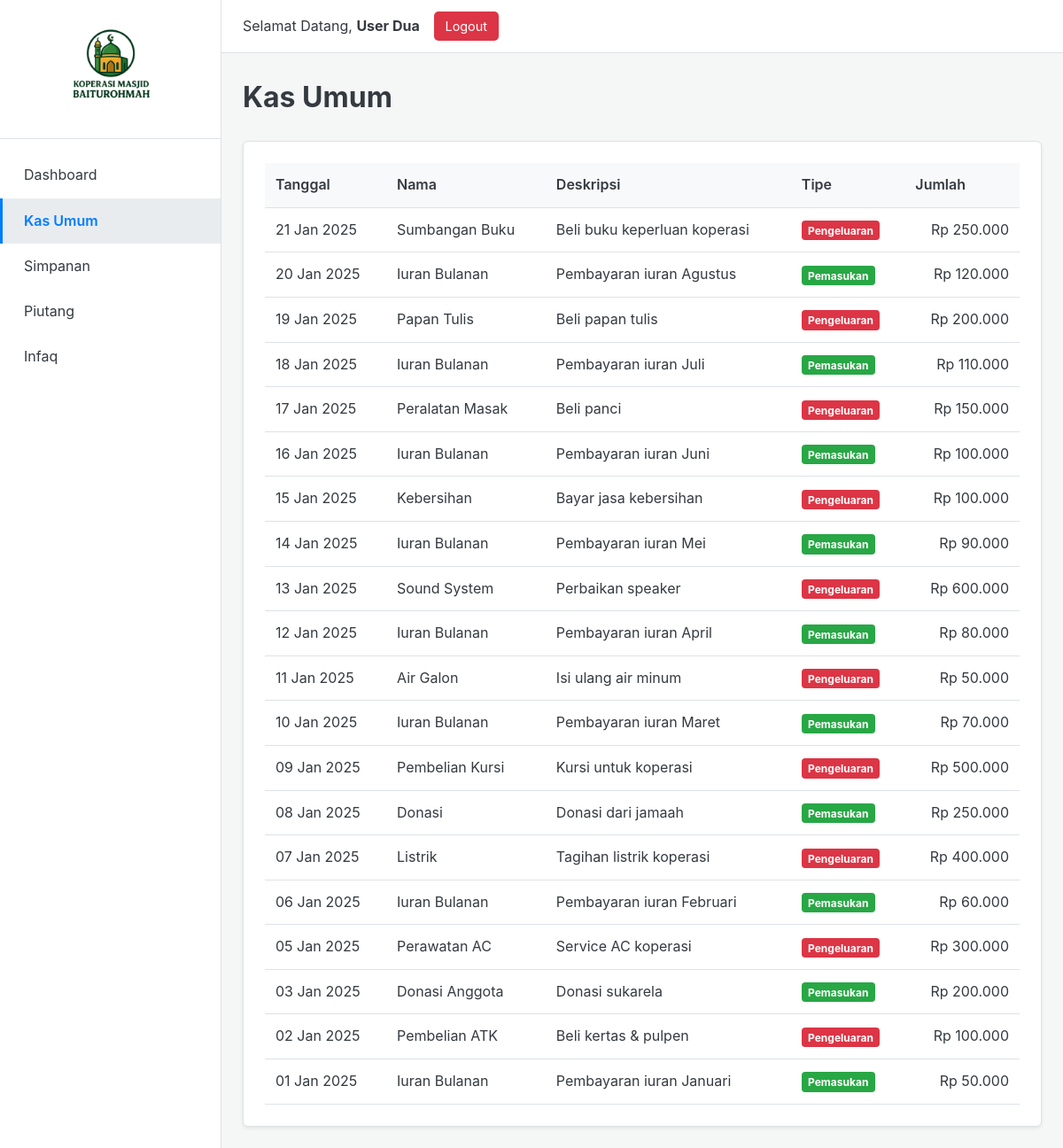
/index.php?page=transactions&error=unauthorized (signed in), run on the app's committed database.
### tables this page shows
CREATE TABLE transactions (
    id INT(11) PRIMARY KEY AUTO_INCREMENT,
    transaction_date DATE NOT NULL,
    name VARCHAR(100) NULL,
    description TEXT NOT NULL,
    type ENUM('pemasukan', 'pengeluaran') NOT NULL,
    amount DECIMAL(15, 2) NOT NULL,
    created_by_user_id INT(11) NULL,
    created_at TIMESTAMP DEFAULT CURRENT_TIMESTAMP,
    FOREIGN KEY (created_by_user_id) REFERENCES users(id) ON DELETE SET NULL
);

### models/Transaction.php (called while the page is built, shortened)
<?php
class Transaction {
    private $conn;
    private $table_name = "transactions";
    public function __construct($db) {
        $this->conn = $db;
    }
    public function read() {
        $query = "SELECT id, transaction_date, name, description, type, amount FROM " . $this->table_name . " ORDER BY transaction_date DESC, id DESC";
        $stmt = $this->conn->prepare($query);
        $stmt->execute();
        return $stmt;
    }
}

### pages/transactions.php (the view, shortened to what this page needs)
<?php
$transaction = new Transaction($db);
$stmt = $transaction->read();
$transactions = $stmt->fetchAll(PDO::FETCH_ASSOC);
?>
<div class="page-header">
    <h1>Kas Umum</h1>
</div>
<div class="card">
    <div class="card-body">
        <div class="table-responsive">
            <table>
                <thead>
                    <tr>
                        <th>Tanggal</th>
                        <th>Nama</th>
                        <th>Deskripsi</th>
                        <th>Tipe</th>
                        <th>Jumlah</th>
                    </tr>
                </thead>
                <tbody>
                    <?php if (empty($transactions)): ?>
                        <tr>
                            <td colspan="<?php echo isAdmin() ? '6' : '5'; ?>" style="text-align: center;">Tidak ada data.</td>
                        </tr>
                    <?php else: ?>
                        <?php foreach ($transactions as $row): ?>
                        <tr>
                            <td><?php echo date("d M Y", strtotime(htmlspecialchars($row['transaction_date']))); ?></td>
                            <td><?php echo htmlspecialchars($row['name']); ?></td>
                            <td><?php echo htmlspecialchars($row['description']); ?></td>
                            <td>
                                <span class="badge <?php echo $row['type'] == 'pemasukan' ? 'badge-success' : 'badge-danger'; ?>">
                                    <?php echo htmlspecialchars(ucfirst($row['type'])); ?>
                                </span>
                            </td>
                            <td class="text-right"><?php echo "Rp " . number_format($row['amount'], 0, ',', '.'); ?></td>
                        </tr>
                        <?php endforeach; ?>
                    <?php endif; ?>
                </tbody>
            </table>
        </div>
    </div>
</div>

### assets/css/style.css (style rules this page uses)
:root { --primary-color: #007bff; --secondary-color: #6c757d; --success-color: #28a745; --danger-color: #dc3545; --warning-color: #ffc107; --light-color: #f8f9fa; --dark-color: #343a40; --bg-color: #f4f7f6; --sidebar-bg: #ffffff; --sidebar-width: 250px; --header-height: 60px; --border-color: #dee2e6; --card-shadow: 0 0.125rem 0.25rem rgba(0, 0, 0, 0.075); }
* { box-sizing: border-box; margin: 0; padding: 0; }
html { overflow-x: hidden; }
body { font-family: -apple-system, BlinkMacMacSystemFont, "Segoe UI", Roboto, "Helvetica Neue", Arial, sans-serif; background-color: var(--bg-color); color: var(--dark-color); line-height: 1.6; overflow-x: hidden; min-width: 320px; }
.page-header { display: flex; justify-content: space-between; align-items: center; margin-bottom: 1.5rem; }
.card { background-color: #fff; border: 1px solid var(--border-color); border-radius: 0.375rem; box-shadow: var(--card-shadow); }
.card-body { padding: 1.5rem; }
.table-responsive { width: 100%; overflow-x: auto; }
table { width: 100%; border-collapse: collapse; }
th, td { padding: 0.75rem; text-align: left; border-bottom: 1px solid var(--border-color); vertical-align: middle; }
th { background-color: var(--light-color); font-weight: 600; }
.text-right { text-align: right; }
.badge { padding: 0.3em 0.6em; font-size: 75%; font-weight: 700; border-radius: 0.25rem; color: #fff; }
.badge-success { background-color: var(--success-color); }
.badge-danger { background-color: var(--danger-color); }

### data on the page
transactions: transaction_date "21 Jan 2025", name "Sumbangan Buku", description "Beli buku keperluan koperasi", type "Pengeluaran", amount "250.000"
transactions: transaction_date "20 Jan 2025", name "Iuran Bulanan", description "Pembayaran iuran Agustus", type "Pemasukan", amount "120.000"
transactions: transaction_date "19 Jan 2025", name "Papan Tulis", description "Beli papan tulis", type "Pengeluaran", amount "200.000"
transactions: transaction_date "18 Jan 2025", name "Iuran Bulanan", description "Pembayaran iuran Juli", type "Pemasukan", amount "110.000"
transactions: transaction_date "17 Jan 2025", name "Peralatan Masak", description "Beli panci", type "Pengeluaran", amount "150.000"
transactions: transaction_date "16 Jan 2025", name "Iuran Bulanan", description "Pembayaran iuran Juni", type "Pemasukan", amount "100.000"
transactions: transaction_date "15 Jan 2025", name "Kebersihan", description "Bayar jasa kebersihan", type "Pengeluaran", amount "100.000"
transactions: transaction_date "14 Jan 2025", name "Iuran Bulanan", description "Pembayaran iuran Mei", type "Pemasukan", amount "90.000"
transactions: transaction_date "13 Jan 2025", name "Sound System", description "Perbaikan speaker", type "Pengeluaran", amount "600.000"
transactions: transaction_date "12 Jan 2025", name "Iuran Bulanan", description "Pembayaran iuran April", type "Pemasukan", amount "80.000"
transactions: transaction_date "11 Jan 2025", name "Air Galon", description "Isi ulang air minum", type "Pengeluaran", amount "50.000"
transactions: transaction_date "10 Jan 2025", name "Iuran Bulanan", description "Pembayaran iuran Maret", type "Pemasukan", amount "70.000"
transactions: transaction_date "09 Jan 2025", name "Pembelian Kursi", description "Kursi untuk koperasi", type "Pengeluaran", amount "500.000"
transactions: transaction_date "08 Jan 2025", name "Donasi", description "Donasi dari jamaah", type "Pemasukan", amount "250.000"
transactions: transaction_date "07 Jan 2025", name "Listrik", description "Tagihan listrik koperasi", type "Pengeluaran", amount "400.000"
transactions: transaction_date "06 Jan 2025", name "Iuran Bulanan", description "Pembayaran iuran Februari", type "Pemasukan", amount "60.000"
transactions: transaction_date "05 Jan 2025", name "Perawatan AC", description "Service AC koperasi", type "Pengeluaran", amount "300.000"
transactions: transaction_date "03 Jan 2025", name "Donasi Anggota", description "Donasi sukarela", type "Pemasukan", amount "200.000"
transactions: transaction_date "02 Jan 2025", name "Pembelian ATK", description "Beli kertas & pulpen", type "Pengeluaran", amount "100.000"
transactions: transaction_date "01 Jan 2025", name "Iuran Bulanan", description "Pembayaran iuran Januari", type "Pemasukan", amount "50.000"

### other printed values
$user_name "User Dua"
